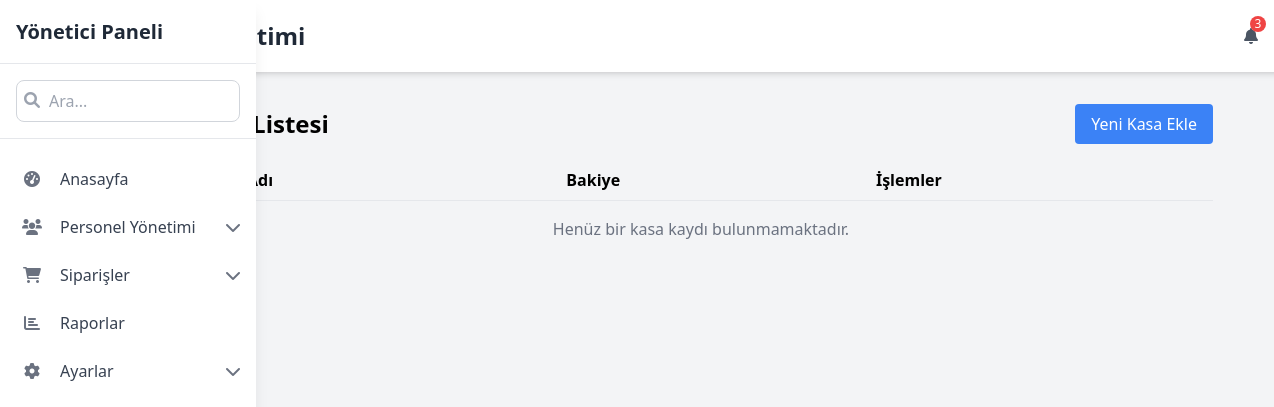
/finance/kasa/, run on an earlier commit of the app's database.
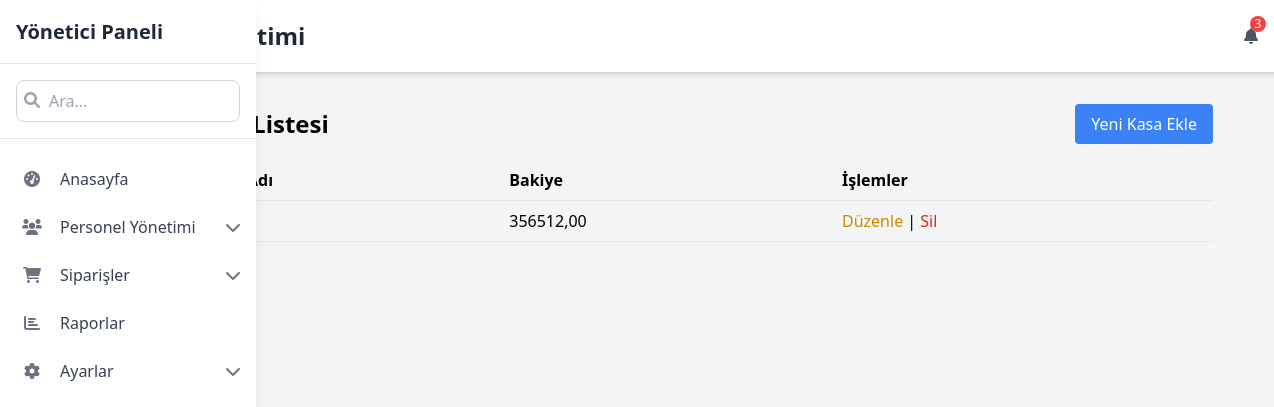
And on a later commit of the database.
### finance/models.py (models this page shows, shortened)
class Kasa(models.Model):
    ad = models.CharField(max_length=100, verbose_name="Kasa Adı")
    bakiye = models.DecimalField(max_digits=10, decimal_places=2, default=0, verbose_name="Bakiye")

### finance/views.py (the view)
# urls.py: path('kasa/', views.KasaListView.as_view(), name='kasa_list'),
class KasaListView(ListView):
    model = Kasa
    template_name = 'finance/kasa/kasa_list.html'
    context_object_name = 'kasa_list'

### finance/templates/finance/kasa/kasa_list.html
{% extends "finance/base_finance.html" %}
{% block finance_content %}
<div class="flex items-center justify-between mb-4">
  <h1 class="text-2xl font-bold">Kasa Listesi</h1>
  <a href="{% url 'finance:kasa_olustur' %}" class="bg-blue-500 text-white px-4 py-2 rounded hover:bg-blue-600 transition">
    Yeni Kasa Ekle
  </a>
</div>
<table class="min-w-full border-collapse">
  <thead>
    <tr>
      <th class="border-b px-4 py-2 text-left">Kasa Adı</th>
      <th class="border-b px-4 py-2 text-left">Bakiye</th>
      <th class="border-b px-4 py-2 text-left">İşlemler</th>
    </tr>
  </thead>
  <tbody>
    {% for kasa in kasa_list %}
    <tr class="hover:bg-gray-100">
      <td class="border-b px-4 py-2">{{ kasa.ad }}</td>
      <td class="border-b px-4 py-2">{{ kasa.bakiye }}</td>
      <td class="border-b px-4 py-2">
        <a href="{% url 'finance:kasa_guncelle' kasa.pk %}" class="text-yellow-600 hover:underline">Düzenle</a> |
        <a href="{% url 'finance:kasa_sil' kasa.pk %}" class="text-red-600 hover:underline">Sil</a>
      </td>
    </tr>
    {% empty %}
    <tr>
      <td colspan="3" class="text-center py-4 text-gray-500">Henüz bir kasa kaydı bulunmamaktadır.</td>
    </tr>
    {% endfor %}
  </tbody>
</table>
{% endblock %}

What changed in the data, as far as the page shows it:
added Kasa: ad "samil2", bakiye "356512,00"
Also different on the page:
text no longer shown: "Henüz bir kasa kaydı bulunmamaktadır."
